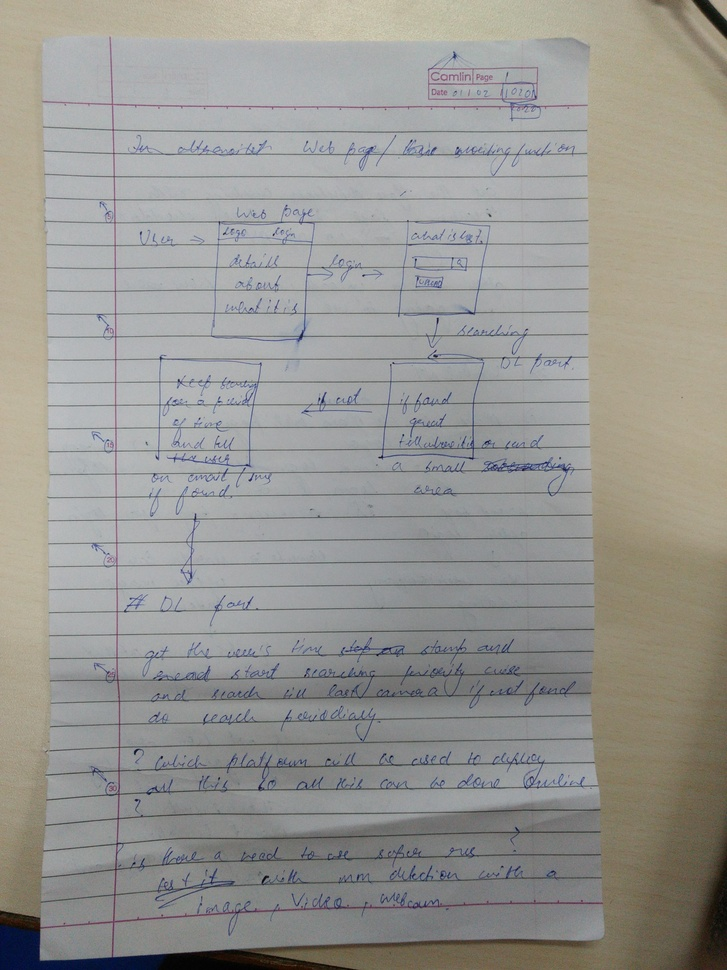
#> input picture IMG_20200212_192410.jpg, 727 x 970 px, shrunk from 3120 x 4160 before the run
$ python -i dark_img_tool.py   (imports and definitions only)   (older library calls are emulated)
#> lines starting #> are read from the running program, lines starting #| are printed output that depends on the picture
#> further down, picture is the input picture: shape (970, 727, 3); mean B, G, R 145.9, 150.1, 151.2
import cv2
import numpy as np

#function to detect dark image
def dark_img(img):
  #img=cv2.imread("rick.jpg")
  lab=cv2.cvtColor(img,cv2.COLOR_BGR2LAB)
#> lab: shape (970, 727, 3); mean of channels 0, 1, 2 158, 127.8, 130.4
  l,a,b=cv2.split(lab)
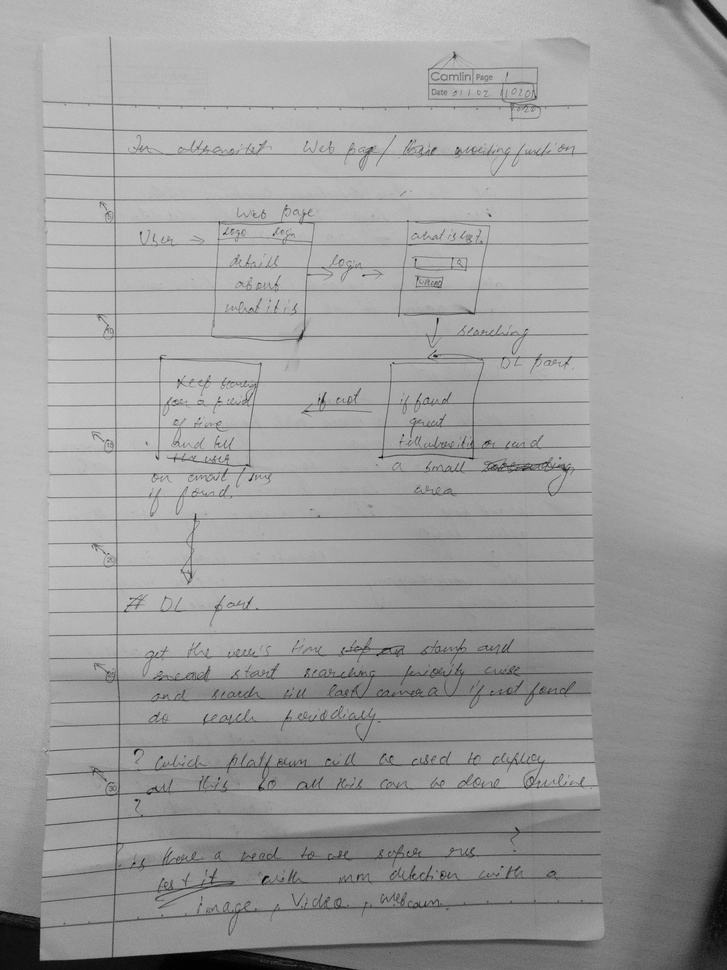
#> l: shape (970, 727); min 1, max 214, mean 158
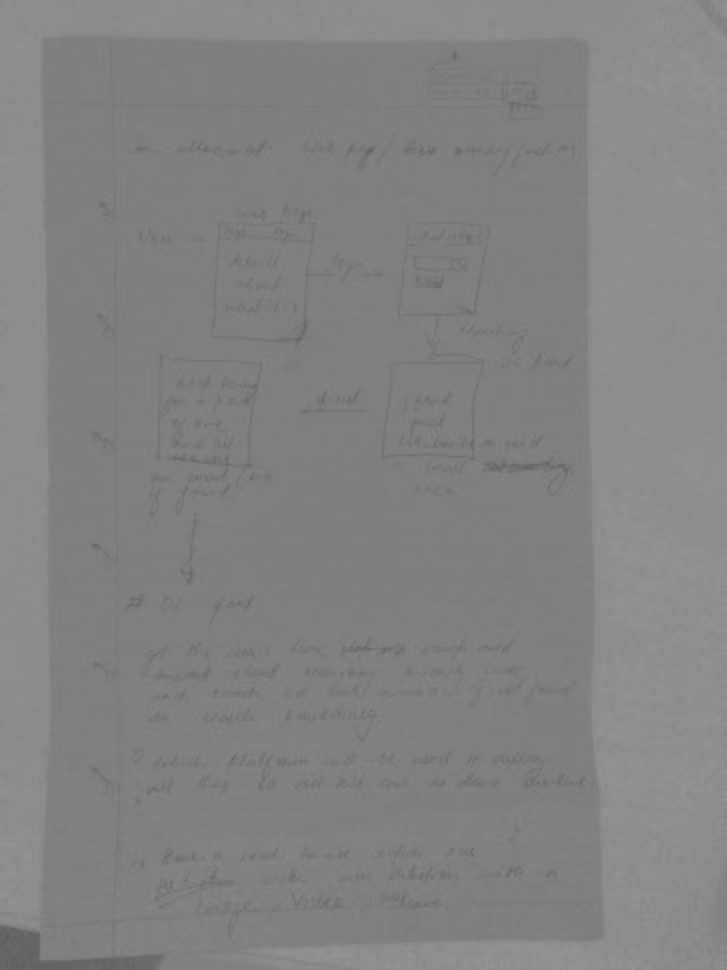
#> b: shape (970, 727); min 95, max 149, mean 130.4
  l_blur=cv2.GaussianBlur(l,(11,11),5)
  x,y=l.shape
#> x = 970; y = 727
  percent=3/100
  row_percent=int(percent*x)
#> row_percent = 29
  col_percent=int(percent*y)
#> col_percent = 21
  #maxval=np.array([0])
  num_maxval=0
  maxval_sum=0

  for i in range (1,x-1):
    if i%row_percent==0:
      for j in range (1,y-1):
        if j%col_percent==0:
          img_seg=l_blur[i:i+3,j:j+3]
          (minval,maxval,minloc,maxloc)=cv2.minMaxLoc(img_seg)

          maxval_sum=maxval_sum+maxval
          num_maxval=num_maxval+1
#> after the loop, maxval_sum = 177936; num_maxval = 1122

  avg_maxval=int(maxval_sum/num_maxval)
#> avg_maxval = 158
  if avg_maxval<90:
    return 0
  else:
    return 1

#function to enhance dark image
def enhance(dark_check):
  if dark_check==1:
    cap=cv2.VideoCapture(0)
    temp_retval,average=cap.read()
    average=average.astype(np.float)
    for i in range(100):
      retval,frame=cap.read()
      average+=frame

    average=average/100
    output=cv2.normalize(average,None,0,255,cv2.NORM_MINMAX)
    return output
  else:
    return 0

>>> import cv2
>>> picture = cv2.imread('../IMG_20200212_192410.jpg')
>>> result = dark_img(picture)
#> result = 1

$ run again, on IMG_20200212_192427.jpg
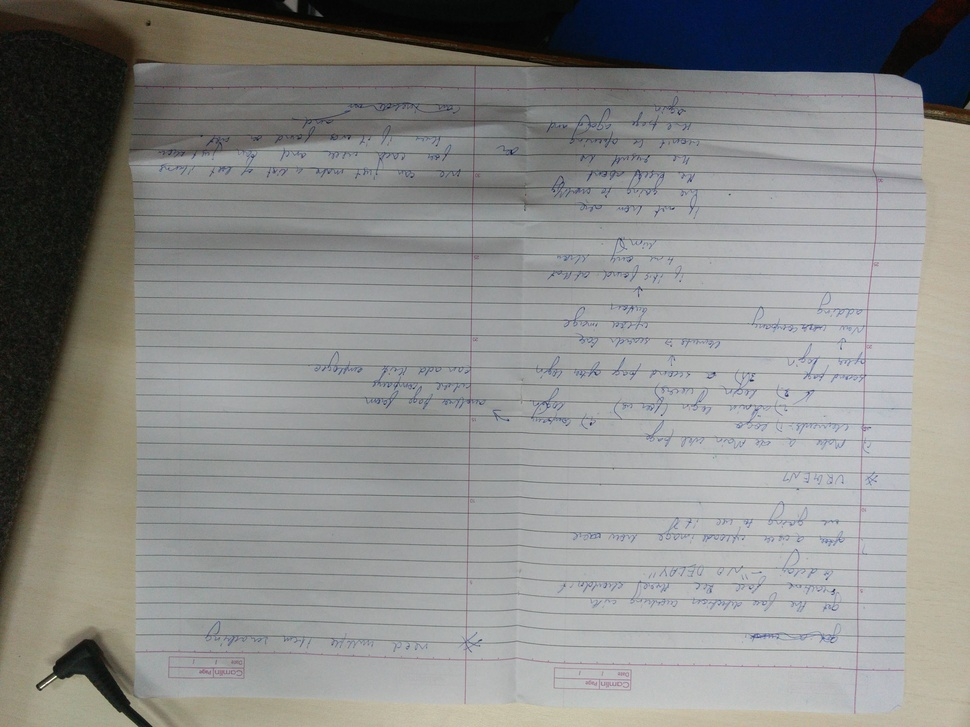
#> input picture IMG_20200212_192427.jpg, 970 x 727 px, shrunk from 4160 x 3120 before the run
#> picture is the input picture: shape (727, 970, 3); mean B, G, R 136.4, 137.9, 137.3
#> lab: shape (727, 970, 3); mean of channels 0, 1, 2 144.2, 127.9, 128.6
#> in dark_img, `l,a,b=cv2.split(lab)`:
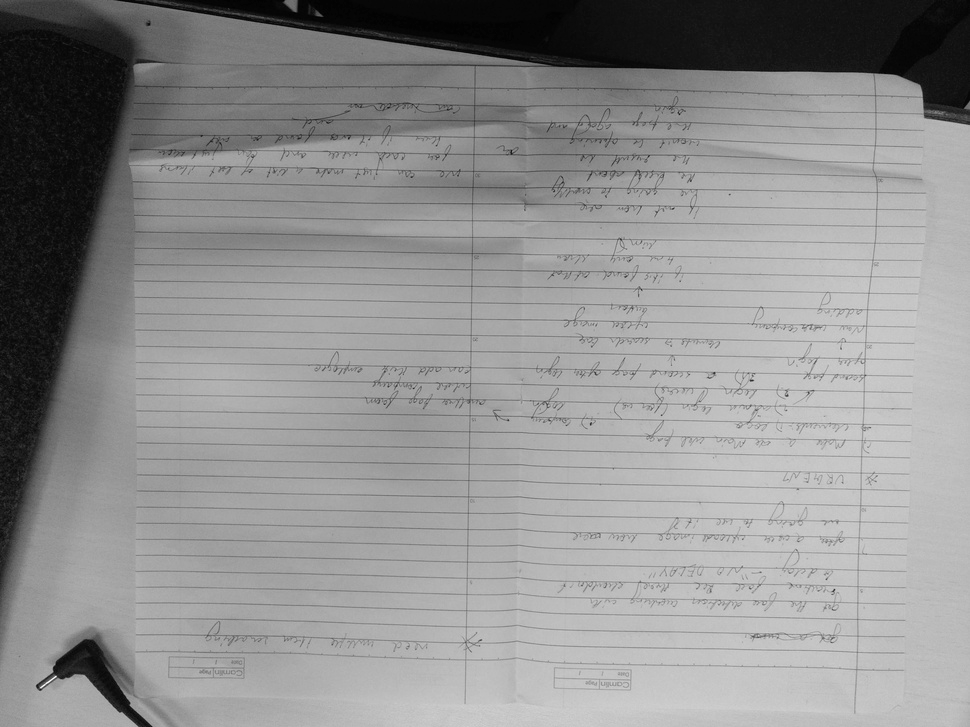
#> l: shape (727, 970); min 1, max 254, mean 144.2
#> in dark_img, `l,a,b=cv2.split(lab)`:
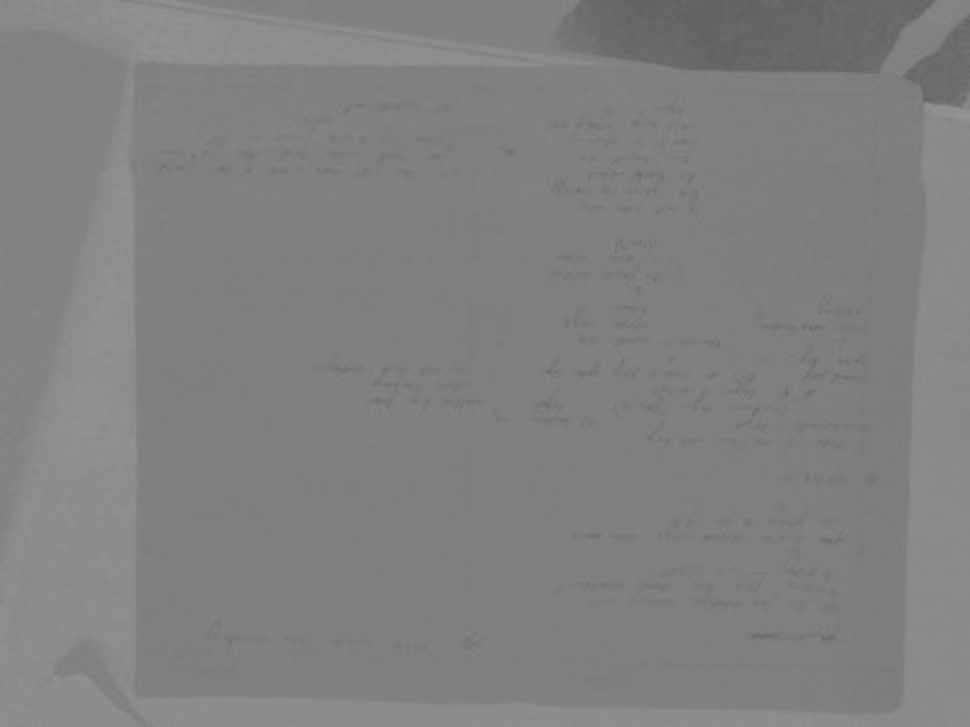
#> b: shape (727, 970); min 95, max 149, mean 128.6
#> after the loop in dark_img, `for i in range (1,x-1):`: maxval_sum = 166965; num_maxval = 1122
#> avg_maxval = 148
#> result = 1
